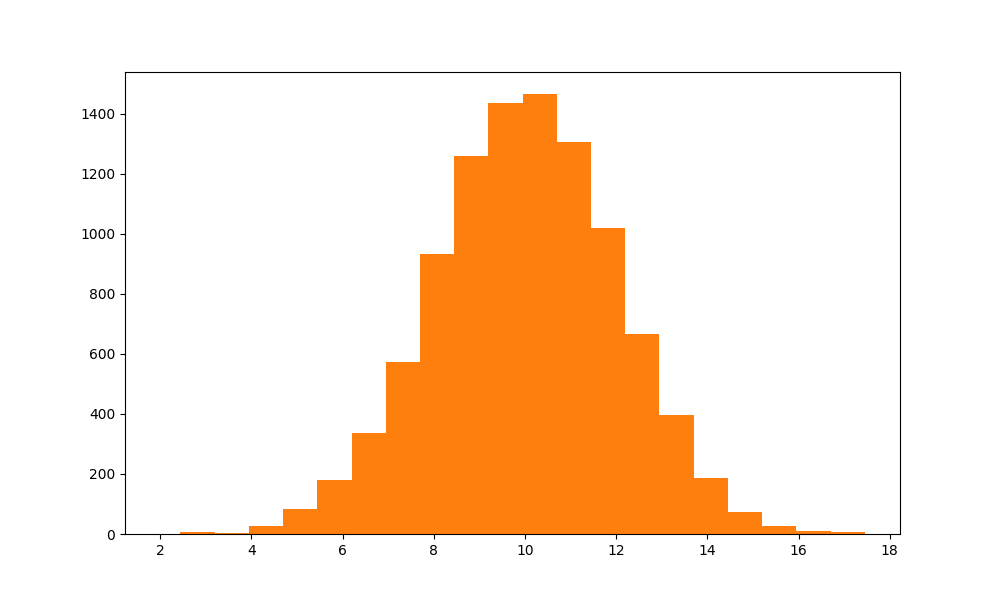

The script that saved this image:
import numpy as np
import matplotlib.pyplot as plt

np.random.randn(10000)

Y1 = m, sigma = 10, 2
Y2 = m + sigma * np.random.randn(10000)

plt.figure(figsize=(10, 6))
plt.hist(Y1, bins=20)
plt.hist(Y2, bins=20)
plt.savefig("normal.png")